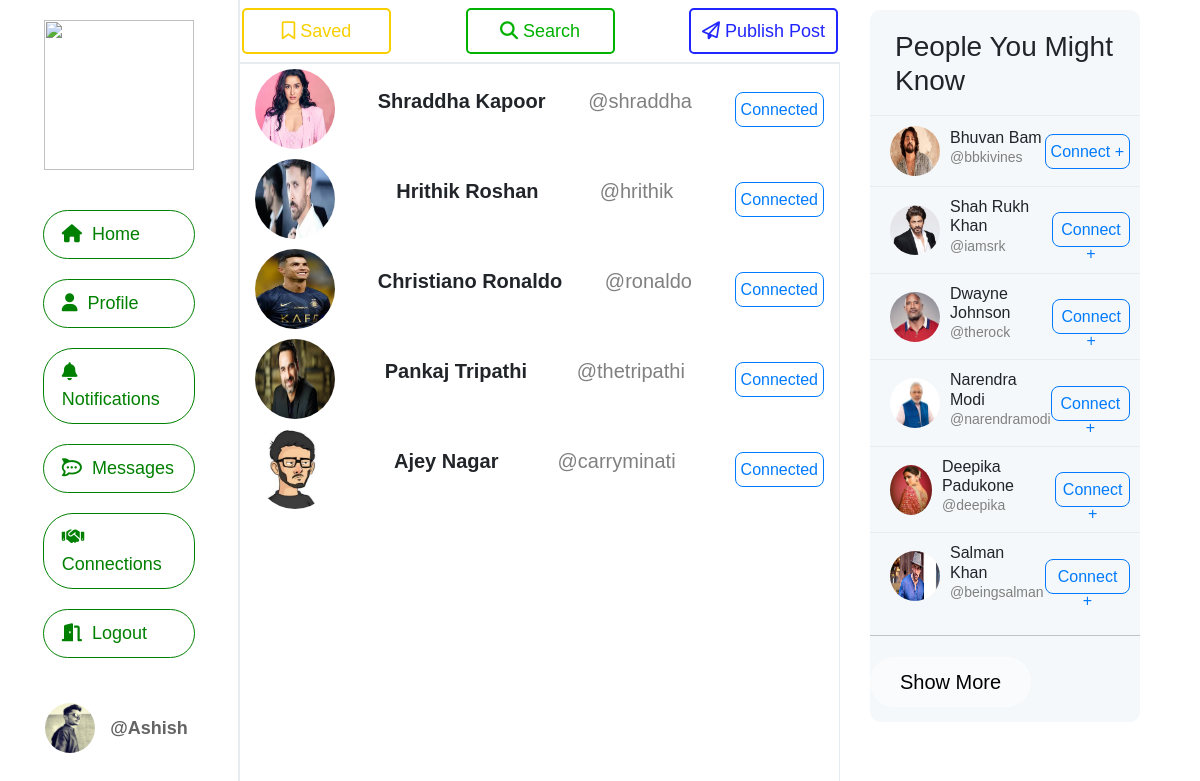
Page /connections (signed in) on the committed database.
### App/models.py (models this page shows, shortened)
class User(models.Model):
    firstname = models.CharField(max_length=100)
    lastname = models.CharField(max_length=100)
    username = models.CharField(max_length=100)
    date_joined = models.DateTimeField(default=timezone.now, null=True)
    bio = models.TextField(max_length=160, blank=True, null=True)
    useremail = models.EmailField()
    password = models.CharField(max_length=100)
    pimage = models.ImageField(upload_to='profiles/')
    backupimage = models.ImageField(upload_to='searches/', null=True)

class Follower(models.Model):
    user = models.ForeignKey(User, on_delete=models.CASCADE, related_name='followers')
    followers = models.ManyToManyField(User, blank=True, related_name='following')

### App/views.py (the view)
# urls.py: path('connections',views.connections,name='connections'),
def connections(request):
    try:
        uid = request.session['logid']
    except:
        return redirect('login')
    try:
        Authenticated = User.objects.get(id=uid)
    except:
        Authenticated = None
    if Authenticated is not None:
        notification = Notification.objects.get(user=Authenticated)
        followings = Follower.objects.filter(followers=Authenticated).values_list('user', flat=True)
        authenticated_followings = Follower.objects.filter(followers=Authenticated).order_by('user')
        suggestions = User.objects.exclude(pk__in=followings).exclude(username=Authenticated.username).order_by("?")[:6]
        context = {
            'user' : Authenticated,
            'notification' : notification,
            'suggestions' : suggestions,
            'authenticated_followings':authenticated_followings,
        }
        return render(request,'connections.html',context)
    else:
        return redirect('login')

### App/templates/connections.html (shortened to what this page needs)
<!DOCTYPE html>
<html lang="en">
{% load static %}
<head>
    <link rel="stylesheet" href="{% static 'css/style.css' %}">
    <link rel="stylesheet" href="https://cdnjs.cloudflare.com/ajax/libs/slick-carousel/1.8.1/slick.css"/>
    <link rel="stylesheet" href="https://cdnjs.cloudflare.com/ajax/libs/font-awesome/6.6.0/css/all.min.css"
 />
        <link rel="stylesheet" href="https://cdn.jsdelivr.net/npm/sweetalert2@11/dist/sweetalert2.min.css">
        <link href="https://cdn.jsdelivr.net/npm/bootstrap@5.0.2/dist/css/bootstrap.min.css" rel="stylesheet">
</head>
<body>
    <div class="grid-container">
        <header>
            <button class="save" onclick="window.location.href='saved';"><i class="fa-regular fa-bookmark" ></i> Saved</button>
            <button class="search" onclick="window.location.href='search';"><i class="fa-solid fa-magnifying-glass"></i> Search</button>
            <button type="button" class="publish" data-bs-toggle="modal" data-bs-target="#exampleModal">
            <i class="fa-regular fa-paper-plane" ></i> Publish Post</button>
        </header>
<div class="side">
    <div class="logo">
        <img src="{% static 'images/connection2.png' %}" alt="">
    </div>
    <div class="navigation">
        <a href="index"><i class="fa-solid fa-house"></i>Home</a>
        <a href="profile/{{user.username}}"><i class="fa-solid fa-user"></i>Profile</a>
        <a href="notification"><i class="fa-solid fa-bell"></i>Notifications
        </a>
        <a href="messaging"><i class="fa-brands fa-rocketchat"></i>Messages</a>
        <a href="/connections"><i class="fa-solid fa-handshake"></i>Connections</a>
        <a href="logout"><i class="fa-solid fa-door-open"></i>Logout</a>
    </div>
    <div class="log-user">
        <img src="media/{{user.pimage}}" alt="Profile Image">
        <a href="/profile">@{{ user.username}}</a>
    </div>
</div>
        <div class="posts">
            {% for f in authenticated_followings %}
            <div class="search-result">
                <div class="result">
                    <img src="{{f.user.pimage.url}}" alt="Profile Image">
                    <p style="font-weight:bold;" onclick="window.location.href='profile/{{f.user.username}}';">{{f.user.firstname}} {{f.user.lastname}}</p>
                    <p style="color:grey" onclick="window.location.href='profile/{{f.user.username}}';">@{{f.user.username}}</p>
                    <button onclick="unfollow_user(this,'{{f.user.username}}', 'connections')" data-username={{f.user.username}}>Connected</button>
                </div>
            </div>
            {% endfor %}
        </div>
        <div class="suggest">
            <h3 style="padding:10px 25px;">People You Might Know</h3>
            {% for suggest in suggestions %}
            <div class="users">
                <div class="suggest-media">
                <img src="media/{{suggest.pimage}}" alt="{{ suggest.username }}" onclick="window.location.href='profile/{{suggest.username}}'">
                <h5 onclick="window.location.href='profile/{{suggest.username}}'">{{ suggest.firstname }} {{suggest.lastname}}<br/>
                    <span>@{{ suggest.username }}</span>
                </h5>
                </div>
                <button onclick="follow_user(this,'{{suggest.username}}','suggest')"; data-username={{suggest.username}}>Connect + </button>
            </div>
            {% endfor %}
            <hr>
            <button class="more">
                Show More
            </button>
        </div>
    </div>
</body>
</html>

### App/static/css/style.css (style rules this page uses)
* { margin: 0; padding: 0; box-sizing: border-box; font-family: 'Gill Sans', 'Gill Sans MT', Calibri, 'Trebuchet MS', sans-serif; }
body { background-color: white; }
.grid-container { position: relative; display: grid; grid-template-columns: 20vw 50vw 30vw; grid-template-rows:8vh 92vh; grid-template-areas: 'side head suggest' 'side posts suggest '; }
header { grid-area: head; display: flex; padding: 8px 2px; display: flex; justify-content: space-between; border-bottom: 2px solid #e6ecf0; }
.search, .save, .publish { width: 25%; border-radius: 5px; border:2px solid black; background-color: white; font-size: 18px; transition: all 0.2s; }
.search { color: rgb(0, 177, 0); border-color: rgb(0, 177, 0); }
.save { color: rgb(249, 207, 0); border-color: rgb(249, 207, 0); }
.publish { color:rgb(33, 37, 255); border-color: rgb(33, 37, 255); }
.side { grid-area: side; background-color: transparent; border-right: 2px solid #e6ecf0; }
.logo { text-align: center; margin: 20px 0; }
.side .logo img { height: 150px; width: 150px; }
.navigation { margin: 10px 0; padding: 10px; display: flex; flex-direction: column; align-items: center; }
.posts { grid-area: posts; display: flex; flex-direction: column; overflow-y: auto; border-right: 1px solid #e6ecf0; }
.suggest { grid-area: suggest; margin: 10px 60px 0 30px; padding: 10px 0px; background-color: #f5f8fa; border-radius: 10px; height: max-content; }
.suggest .users h5 { font-size: 16px; }
.suggest .users h5 span { color: grey; font-size: 14px; cursor: pointer; }
.suggest .users button { font-size: 16px; padding: 5px ; height: 35px; color: rgb(0, 123, 255); border:1px solid rgb(0, 123, 255); background-color: transparent; cursor: pointer; border-radius: 8px; transition: all .2s; }
.suggest .more { font-size: 20px; margin: 5px auto; border: none; background-color: rgba(255,255,255,0.5); padding: 10px 30px; border-radius: 30px; cursor: pointer; }

### rows in the picture
User: pimage (picture), username "Ashish"
Follower: user.pimage (picture), user.firstname "Shraddha", user.lastname "Kapoor", user.username "shraddha"
Follower: user.pimage (picture), user.firstname "Hrithik", user.lastname "Roshan", user.username "hrithik"
Follower: user.pimage (picture), user.firstname "Christiano", user.lastname "Ronaldo", user.username "ronaldo"
Follower: user.pimage (picture), user.firstname "Pankaj", user.lastname "Tripathi", user.username "thetripathi"
Follower: user.pimage (picture), user.firstname "Ajey", user.lastname "Nagar", user.username "carryminati"
User: pimage (picture), firstname "Bhuvan", lastname "Bam", username "bbkivines"
User: pimage (picture), firstname "Shah Rukh", lastname "Khan", username "iamsrk"
User: pimage (picture), firstname "Dwayne", lastname "Johnson", username "therock"
User: pimage (picture), firstname "Narendra", lastname "Modi", username "narendramodi"
User: pimage (picture), firstname "Deepika", lastname "Padukone", username "deepika"
User: pimage (picture), firstname "Salman", lastname "Khan", username "beingsalman"
